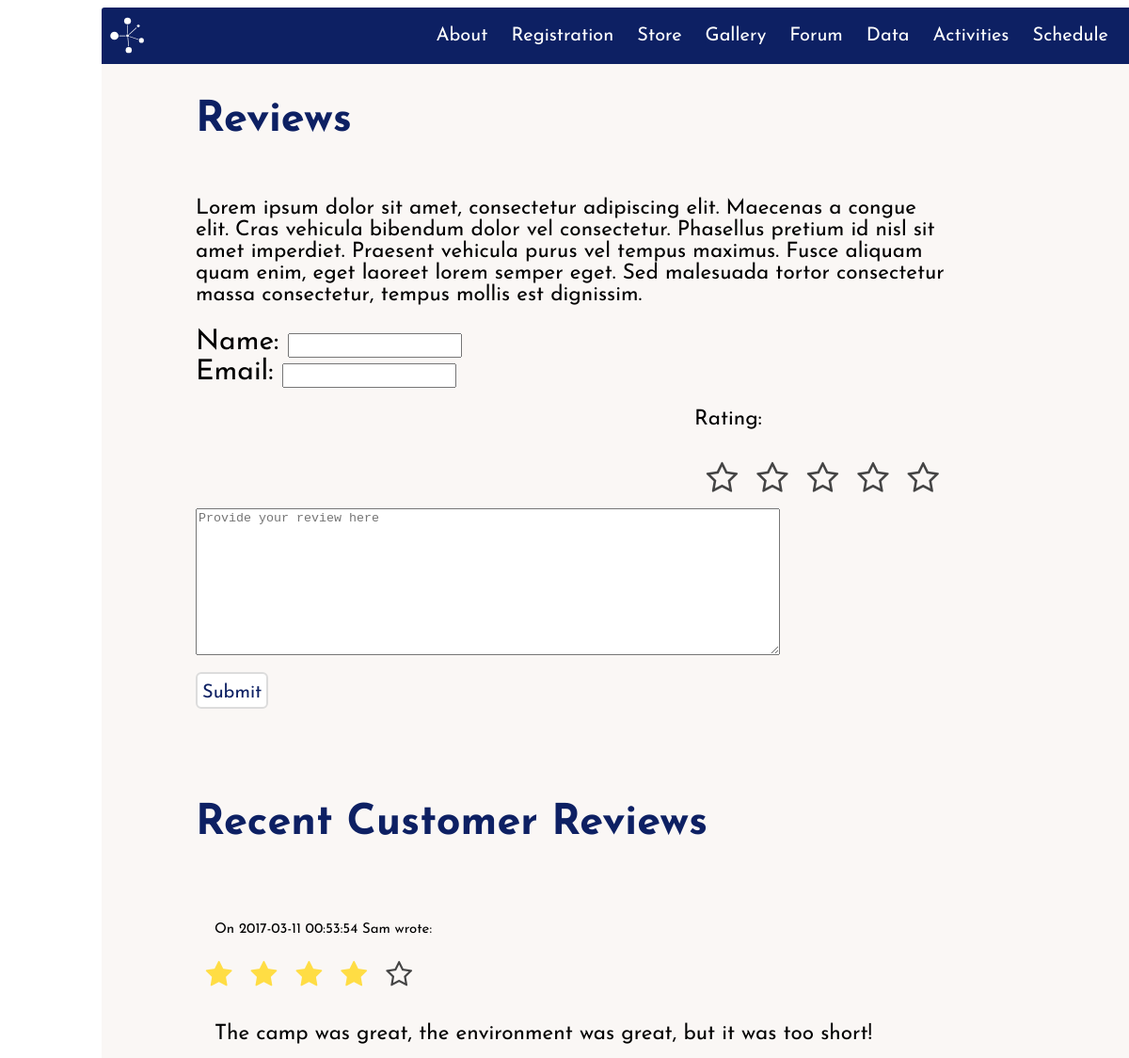
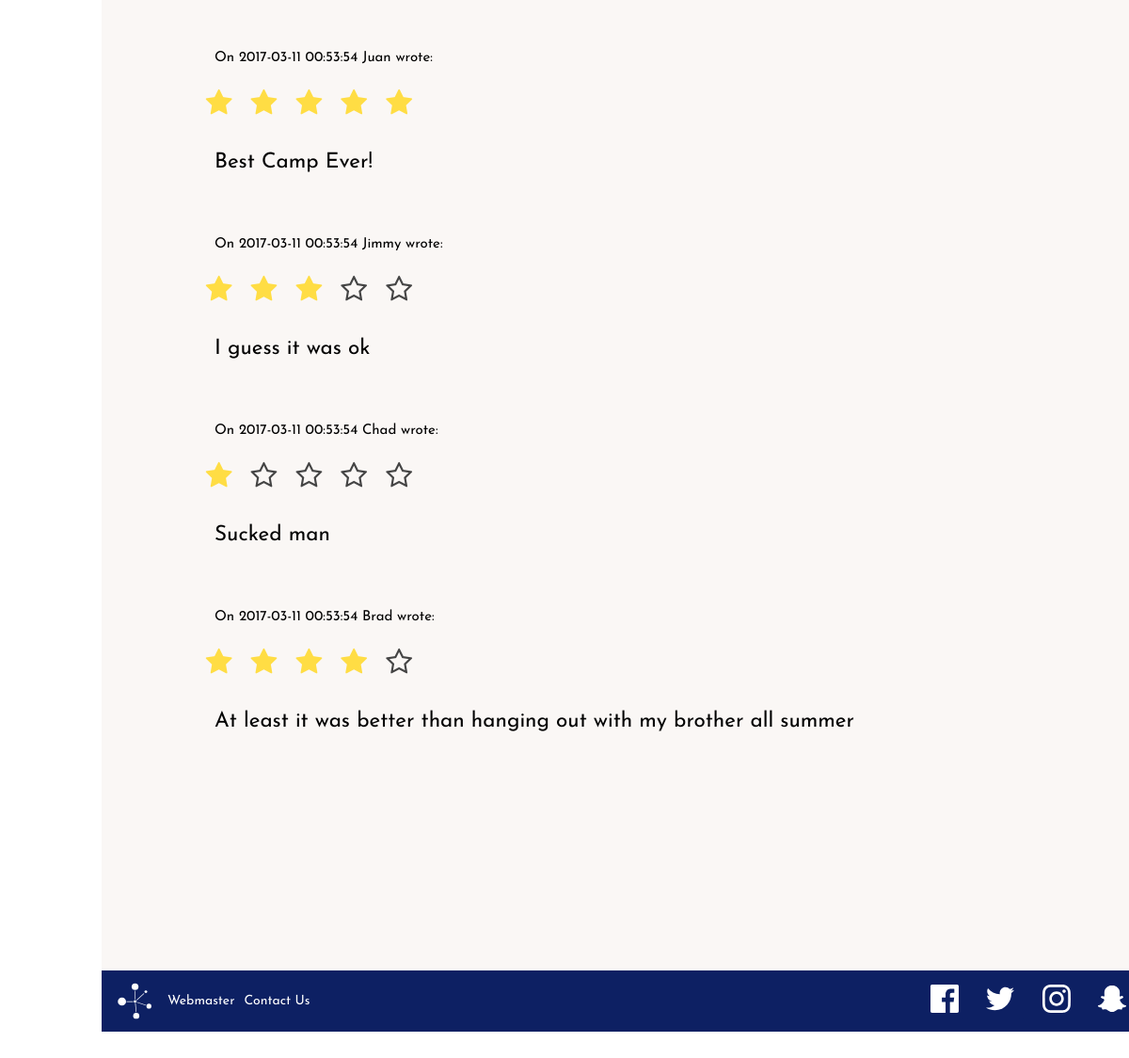
The page /forum/index.php on the database its author committed (2 pictures, top to bottom).
### tables this page shows
CREATE TABLE forum(
    post_id int AUTO_INCREMENT,
    name varchar(255),
    email varchar(255),
    stars int,
    post_date datetime DEFAULT NOW(),
    content text(65535),
    PRIMARY KEY (post_id)
);

### forum/index.php (the view, shortened to what this page needs)
<!DOCTYPE html>
<html>
    <head>
        <link href=../stylesheets/main.css media=screen rel=stylesheet type=text/css />
        <link rel="stylesheet" href="//netdna.bootstrapcdn.com/font-awesome/4.2.0/css/font-awesome.min.css">
    </head>
    <body>
        <div class=main_container>
            <div id=menubar>
                <a href="../">
                    <img id="logo" src="../icons/logo.svg" alt="EduCamps logo" />
                </a>
                <table>
                    <tr>
                        <td><a href=../about>About</a></td>
                        <td><a href=../registration>Registration</a></td>
                        <td><a href=../store>Store</a></td>
                        <td><a href=../gallery>Gallery</a></td>
                        <td><a href=../forum>Forum</a></td>
                        <td><a href=../data>Data</a></td>
                        <td><a href=../activities>Activities</a></td>
                        <td><a href=../schedule>Schedule</a></td>
                    </tr>
                </table>
            </div>
            <div id="forum_main_content" class = "main_content">
            <h2> Reviews </h2>
            <p> Lorem ipsum dolor sit amet, consectetur adipiscing elit. Maecenas a congue elit. Cras vehicula bibendum dolor vel consectetur. Phasellus pretium id nisl sit amet imperdiet. Praesent vehicula purus vel tempus maximus. Fusce aliquam quam enim, eget laoreet lorem semper eget. Sed malesuada tortor consectetur massa consectetur, tempus mollis est dignissim.</p>
                <form action = "" method = "post" id = "forum_form">
                    <div class = "commenter_info">
                        <label> Name: <input type = "text" name = "name" id = "name"></label> <br/>
                        <label> Email: <input type = "text" name = "email" id = "email"></label>
                    </div>
                     <div class = "stars">
                        <p>Rating: </p>
                        <label class="star star-5" for="star-5"></label>
                        <label class="star star-4" for="star-4"></label>
                        <label class="star star-3" for="star-3"></label>
                        <label class="star star-2" for="star-2"></label>
                        <label class="star star-1" for="star-1"></label>
                         <br/>
                     </div>
                    <br/>
                    <br/>
                    <textarea id = "content" name = "content" cols = 75% rows = 10 placeholder="Provide your review here"></textarea> <br/>
                    <input type=button id="submit" value = "Submit" class="button2"/>
                </form>
            <br/>
            <br/>
            <h2> Recent Customer Reviews </h2>
            <br/>
            <div id = "forum_submit_content">
            <?php
            $connection = mysqli_connect("localhost", "fourthreefour", "americo", "educamps");
            $rvwquery = mysqli_query($connection, "SELECT name, stars, content, post_date, stars FROM forum ORDER BY post_date DESC LIMIT 10");
                while($review = mysqli_fetch_assoc($rvwquery)){
                    ?>
                      <p class = "reviewer_info"> On <?= $review['post_date'] ?> <?= $review['name'] ?> wrote: </p>
                    <div class = "stars">
                    <?php for($i = 5; $i >=1; $i--)
                    {
                        if($i > $review["stars"]){?>
                          <label class="star" ></label>
                      <?php  }
                      else if($i <= $review["stars"]){ ?>
                        <label class="star" for="star-<?=$i ?>"></label>
                    <?php  }
                    }?>
                      </div>
                      <p> <?=$review['content']?> </p>
                    <br/>
                    <?php
                      }
              ?>
            </div>
             </div>
             <div id="footer">
             <div id="left-footer">
                 <img id="logo" src="../icons/logo.svg" alt="EduCamps logo" />
                 <a href="webmaster.html">Webmaster</a>
                 <a href="contact.html">Contact Us</a>
             </div>
                 <table id="right-footer">
                     <tr>
                         <td>
                             <a href="https://www.facebook.com"><img src=../icons/facebook.svg alt="facebook icon"/></a>
                             <a href="https://www.twitter.com"><img src=../icons/twitter.svg alt="twitter icon"/></a>
                             <a href="https://www.instagram.com"><img src=../icons/instagram.svg alt="instagram icon"/></a>
                             <a href="https://www.snapchat.com"><img src=../icons/snapchat.svg alt="snapchat icon"/></a>
                         </td>
                     </tr>
                 </table>
             </div>
        </div>
    </body>
</html>

### stylesheets/main.css (style rules this page uses)
body { font-family:'Josefin Sans', sans-serif }
a { text-decoration:none;color:#0d2063 }
.button2 { color:#0d2063;background-color:white;border-radius:6px;border:solid gainsboro 2px;font-family:'Josefin Sans', sans-serif;font-size:20px;padding:5px;padding-top:10px;margin-top:10px }
#forum_main_content { min-width:650px;max-width:800px;height:auto;margin-left:100px;display:flex;flex-direction:column;height:auto;padding-bottom:100px }
#forum_main_content p { font-size:.75em;text-align:left }
#forum_main_content input { line-height:20px }
#forum_main_content textarea { margin-top:0px }
#forum_main_content div.stars { width:270px;display:inline-block }
#forum_main_content .stars { width:100px;display:inline-block;float:right }
#forum_main_content label.star { float:right;padding:10px;font-size:36px;color:#444;transition:all .2s }
#forum_main_content input.star:checked ~ label.star:before { content:'\f005';color:#FD4;transition:all .25s }
#forum_main_content label.star:before { content:'\f006';font-family:FontAwesome }
#forum_main_content .button2 { color:#0d2063;background-color:white;border-radius:6px;border:solid gainsboro 2px;font-family:'Josefin Sans', sans-serif;font-size:20px;padding:5px;padding-top:10px;margin-top:10px }
#forum_submit_content { min-width:650px;max-width:800px;height:auto;margin-left:20px;display:flex;flex-direction:column;height:auto;padding-bottom:100px }
#forum_submit_content p { font-size:.75em;text-align:left }
#forum_submit_content div.stars { margin-left:-50px;width:270px;display:inline-block }
#forum_submit_content .stars { width:100px;display:inline-block;float:right }
#forum_submit_content label.star { float:right;padding:10px;font-size:30px;color:#444;transition:all .2s }
#forum_submit_content input.star:checked ~ label.star:before { content:'\f005';color:#FD4;transition:all .25s }
#forum_submit_content label.star:before { content:'\f006';font-family:FontAwesome }
#forum_submit_content .reviewer_info { font-size:15px }
h2 { color:#0d2063 }
body { padding-left:100px;padding-right:100px }
.main_container { min-width:1100px;max-width:1600px;margin:auto;background-color:#faf7f5;margin-bottom:100px }
#logo { float:left;height:40px;width:auto;margin-left:7px }
#menubar { width:100%;height:60px;background-color:#0d2063;color:#0d2063;font-size:20px;border-top-left-radius:3px;border-top-right-radius:3px;display:flex;justify-content:space-between;align-items:center }
#menubar table { float:right;display:flex;justify-content:flex-end;border-spacing:5px;margin-left:15px;margin-right:15px;vertical-align:center }
#menubar td { padding:10px;border-radius:3px;border-width:1.5px;border-spacing:20px;text-decoration-line:underline }
#menubar a { color:white;text-decoration:none }
#footer { width:100%;height:65px;background-color:#0d2063;color:#0d2063;position:relative;z-index:2;font-size:14px;display:flex;justify-content:space-between }
#footer #right-footer { display:flex;justify-content:flex-end;align-items:center;border-spacing:5px }
#footer #right-footer img { height:30px;width:auto;margin:5px;padding-top:0px;filter:invert(100%);padding-left:15px }
#footer #right-footer td { padding-top:0px;border-radius:3px;border-width:1.5px;border-spacing:20px;text-decoration-line:underline;vertical-align:center }
#footer #left-footer { display:flex;justify-content:center;align-items:center }
#footer #left-footer a { color:white;text-decoration:none;padding-top:0px;margin-left:10px }
#footer #left-footer img { height:40px;width:auto;margin:5px;padding-top:0px;padding-left:10px }
.main_content { background-color:#faf7f5;width:100%;height:auto;font-size:30px }

### rows shown on the page
forum: post_date "2017-03-11 00:53:54", name "Sam", stars 4 (drawn), content "The camp was great, the environment was great, but it was too short!"
forum: post_date "2017-03-11 00:53:54", name "Juan", stars 5 (drawn), content "Best Camp Ever!"
forum: post_date "2017-03-11 00:53:54", name "Jimmy", stars 3 (drawn), content "I guess it was ok"
forum: post_date "2017-03-11 00:53:54", name "Chad", stars 1 (drawn), content "Sucked man"
forum: post_date "2017-03-11 00:53:54", name "Brad", stars 4 (drawn), content "At least it was better than hanging out with my brother all summer"
